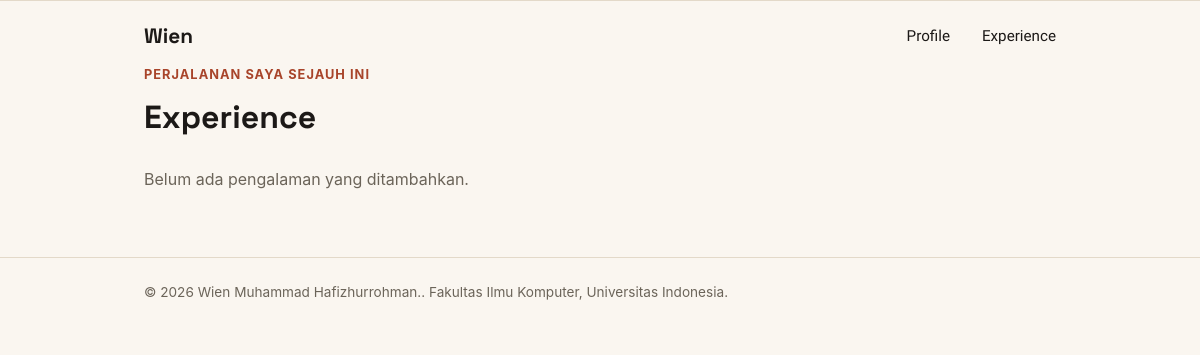
Before: /experience/ with the older database file.
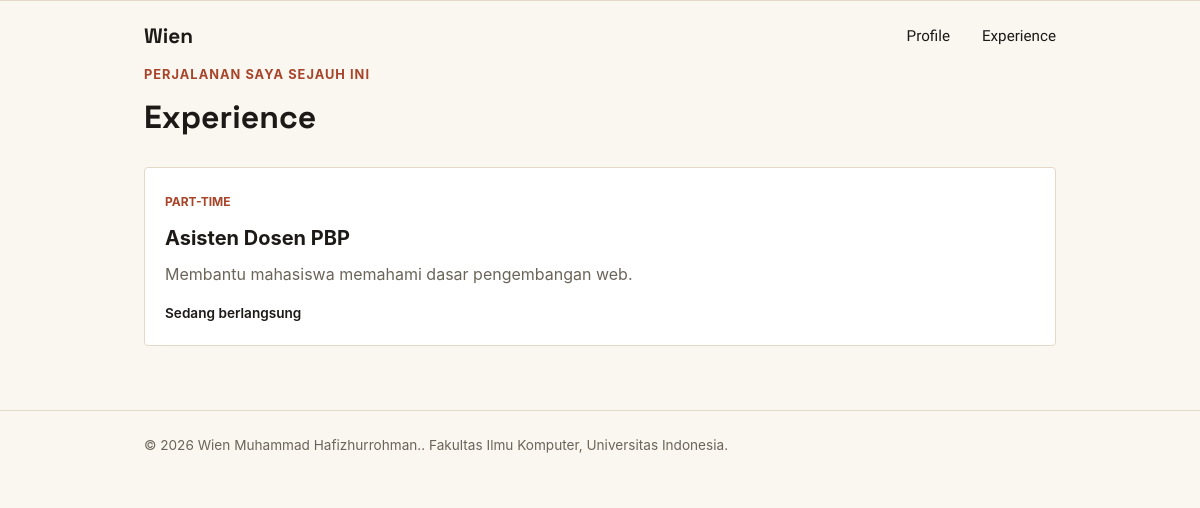
After: the same page with the newer database file.
### main/models.py (models this page shows, shortened)
class Experience(models.Model):
    EXPERIENCE_CHOICES = [
        ('internship', 'Internship'),
        ('research', 'Research'),
        ('volunteer', 'Volunteer'),
        ('part-time', 'Part-Time'),
        ('full-time', 'Full-Time'),
        ('freelance', 'Freelance'),
    ]
    id = models.UUIDField(primary_key=True, default=uuid.uuid4, editable=False)
    title = models.CharField(max_length=255)
    description = models.TextField()
    category = models.CharField(max_length=20, choices=EXPERIENCE_CHOICES, default='full-time')
    thumbnail = models.URLField(blank=True, null=True)
    started_at = models.DateTimeField(auto_now_add=True)
    ended_at = models.DateTimeField(blank=True, null=True)
    @property
    def is_ongoing(self):
        return self.ended_at is None

### main/views.py (the view)
# urls.py: path("experience/", show_experience, name="show_experience"),
def show_experience(request):
    context = {
        "name": "Wien Muhammad Hafizhurrohman",
        "experience_list": Experience.objects.all(),
    }
    return render(request, "experience.html", context)

### templates/experience.html (shortened to what this page needs)
<!DOCTYPE html>
<html lang="en">
<head>
    <link rel="stylesheet" href="/static/css/style.css">
</head>
<body>
    <header class="site-header">
        <div class="container">
            <a href="#profile" class="brand">Wien</a>
            <nav>
                <a href="{% url 'main:show_main' %}">Profile</a>
                <a href="{% url 'main:show_experience' %}">Experience</a>
            </nav>
        </div>
    </header>
    <main>
    <section class="experience-section" id="experience">
        <div class="container">
            <p class="section-kicker">Perjalanan saya sejauh ini</p>
            <h1>Experience</h1>
            <div class="experience-grid">
                {% for experience in experience_list %}
                    <article class="experience-card">
                        <span class="experience-category">
                            {{ experience.get_category_display }}
                        </span>
                        <h2>{{ experience.title }}</h2>
                        <p class="experience-description">
                            {{ experience.description }}
                        </p>
                        {% if experience.is_ongoing %}
                            <p class="experience-status">Sedang berlangsung</p>
                        {% else %}
                            <p class="experience-status">Selesai</p>
                        {% endif %}
                    </article>
                {% empty %}
                    <p class="empty-state">
                        Belum ada pengalaman yang ditambahkan.
                    </p>
                {% endfor %}
            </div>
        </div>
    </section>
</main>
    <footer class="site-footer">
        <div class="container">
            <p>&copy; 2026 {{ name }}.. Fakultas Ilmu Komputer, Universitas Indonesia.</p>
        </div>
    </footer>
</body>
</html>

### static/css/style.css (style rules this page uses)
* { margin: 0; padding: 0; box-sizing: border-box; }
:root { --ink: #1c1917; --paper: #faf6f0; --accent: #d95d39; --accent-dark: #a8442a; --line: #e3d9c9; --text-muted: #6b6459; --radius: 4px; }
body { font-family: -apple-system, "Segoe UI", Roboto, Helvetica, Arial, sans-serif; color: var(--ink); background-color: var(--paper); line-height: 1.6; }
h1, .brand { font-family: "Space Grotesk", -apple-system, sans-serif; }
.container { max-width: 960px; margin: 0 auto; padding: 0 1.5rem; }
.site-header { font-family: "Pixelify Sans", sans-serif; font-size: 700; position: absolute; top: 0; left: 0; width: 100%; z-index: 10; background-color: transparent; border-bottom: none; }
.site-header .container { display: flex; justify-content: space-between; align-items: center; padding: 1.25rem 1.5rem; }
.brand { font-size: 1.3rem; font-weight: 700; color: var(--ink); text-decoration: none; }
.site-header nav { display: flex; gap: 2rem; }
.site-header nav a { color: var(--ink); text-decoration: none; font-size: 0.95rem; font-family: "Pixelify Sans", sans-serif; }
.site-footer { padding: 1.5rem; color: var(--text-muted); font-size: 0.85rem; border-top: 1px solid var(--line); }
.experience-section { padding: 4rem 0; border-top: 1px solid var(--line); }
.section-kicker { color: var(--accent-dark); font-size: 0.8rem; font-weight: 700; letter-spacing: 0.08em; text-transform: uppercase; }
.experience-section h1 { margin: 0.4rem 0 1.5rem; font-size: 2rem; }
.experience-grid { display: grid; grid-template-columns: repeat(auto-fit, minmax(240px, 1fr)); gap: 1rem; }
.experience-card { padding: 1.25rem; background-color: #fff; border: 1px solid var(--line); border-radius: var(--radius); }
.experience-category { color: var(--accent-dark); font-size: 0.75rem; font-weight: 700; text-transform: uppercase; }
.experience-card h2 { margin: 0.5rem 0; font-size: 1.25rem; }
.experience-description, .empty-state { color: var(--text-muted); }
.experience-status { margin-top: 1rem; font-size: 0.85rem; font-weight: 600; }

Changed rows visible on the page:
added Experience: category "PART-TIME", title "Asisten Dosen PBP", description "Membantu mahasiswa memahami dasar pengembangan web.", shows "Sedang berlangsung"
Other visible differences:
text no longer shown: "Belum ada pengalaman yang ditambahkan."
